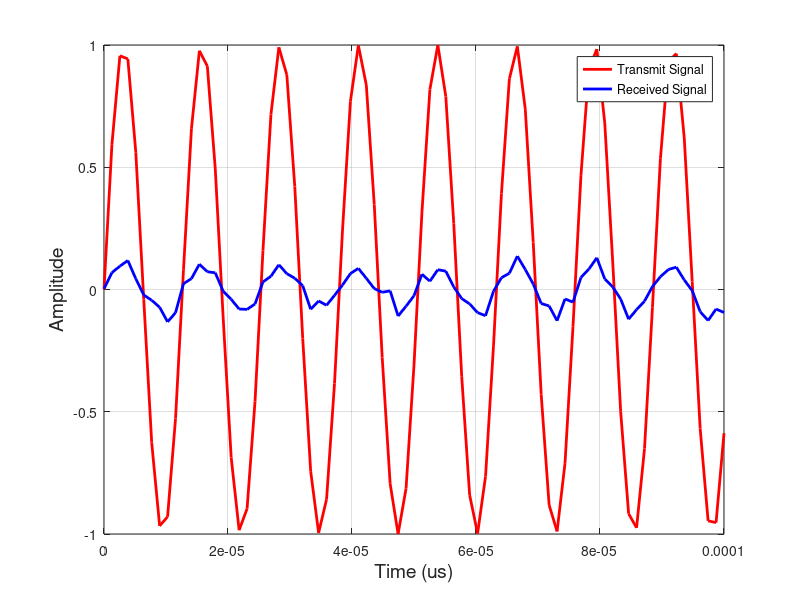

This chart was generated by the following MATLAB code: (Note: this script raises an error after producing the figure.)
% SPS Short Course: Radar Signal Processing Mastery
% Theory and Hands-On Applications with mmWave MIMO Radar Sensors
% Date: 7-11 October 2024
% Time: 9:00AM-11:00AM ET (New York Time)
% Presenter: Mohammad Alaee-Kerahroodi

close all
clear
clc

rng(2024)
% Constants
c = 3e8;            % Speed of light in m/s
fc = 79e9;          % Carrier frequency (79 GHz)
% Parameters
tSim = 0.05e-6;      % Total simulation time (0.3 us)
fs = 10*fc;         % Sampling frequency (samples per second)
PRI = 0.1e-9;       % Pulse Repetition Interval (0.1 ns)

% Simulated delay and attenuation for the received signal
delay_time = 400e-6;      % Round-trip delay (400 us)
attenuation = 0.1;        % Attenuation factor
snr = 10;                 % Signal-to-noise ratio for AWGN

% Initialize figure
figure('Position', [100, 100, 900, 600]);

% Filename for the GIF
gif_filename = 'cw_animation.gif';

% Loop through each time step to animate the signal
for i = 1:round(tSim/PRI)
    % Time vector for the current window
    t = linspace((i-1)*PRI, i*PRI, round(PRI * fs)); 
    
    % Transmitted signal (sine wave)
    signalTx = sin(2*pi*fc*t); 

    % Received signal (delayed, attenuated, and with noise)
    signalRx = attenuation * sin(2*pi*fc*(t - delay_time)); 
    signalRx = awgn(signalRx, snr, "measured");

    % Clear previous plot and plot the current signals
    cla
    plot(t*1e6, real(signalTx), 'r', 'LineWidth', 2, 'DisplayName', 'Transmit Signal'); hold on;
    plot(t*1e6, real(signalRx), 'b', 'LineWidth', 2, 'DisplayName', 'Received Signal');
    
    % Label axes
    xlabel('Time (us)', 'FontSize', 14);
    ylabel('Amplitude', 'FontSize', 14);
    
    % Add legend and grid
    legend();
    grid on;
    
    % Tighten axis limits
    axis('tight');
    ylim([-1 1]);

    % Capture the current frame
    frame = getframe(gcf);
    img = frame2im(frame);
    [imind, cm] = rgb2ind(img, 256);

    % Write to the GIF file
    if i == 1
        imwrite(imind, cm, gif_filename, 'gif', 'Loopcount', inf, 'DelayTime', 0.1);
    else
        imwrite(imind, cm, gif_filename, 'gif', 'WriteMode', 'append', 'DelayTime', 0.1);
    end

    % Update the plot dynamically
    drawnow limitrate;
end
